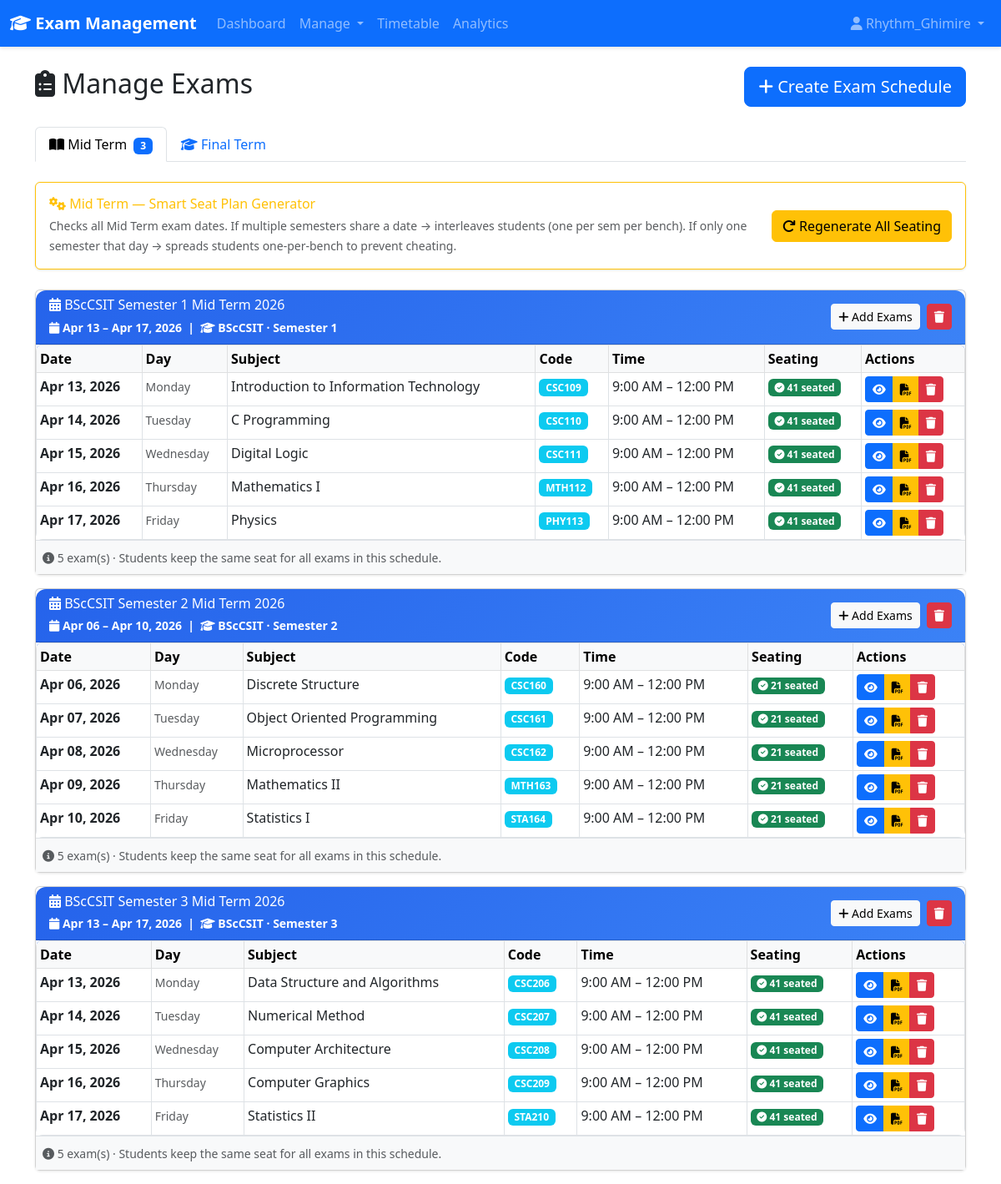
The app's page /exams/ (signed in) with its own data.
### core/models.py (models this page shows, shortened)
class ExamSchedule(models.Model):
    BRANCH_CHOICES = [
        ('BCA', 'BCA'),
        ('BScCSIT', 'BScCSIT'),
    ]
    EXAM_TYPE_CHOICES = [
        ('mid_term', 'Mid Term'),
        ('final_term', 'Final Term'),
    ]
    name = models.CharField(max_length=200)  # e.g., "BScCSIT Semester 2 Mid Term 2026"
    branch = models.CharField(max_length=20, choices=BRANCH_CHOICES)
    semester = models.IntegerField()
    exam_type = models.CharField(max_length=20, choices=EXAM_TYPE_CHOICES)
    start_date = models.DateField()
    end_date = models.DateField()
    created_at = models.DateTimeField(auto_now_add=True)
    class Meta:
        ordering = ['-created_at']

class Exam(models.Model):
    schedule = models.ForeignKey(ExamSchedule, on_delete=models.CASCADE, related_name='exams', null=True, blank=True)
    subject = models.ForeignKey(Subject, on_delete=models.CASCADE)
    date = models.DateField()
    start_time = models.TimeField()
    end_time = models.TimeField()
    class Meta:
        ordering = ['date', 'start_time']

class Subject(models.Model):
    BRANCH_CHOICES = [
        ('BCA', 'BCA'),
        ('BScCSIT', 'BScCSIT'),
    ]
    code = models.CharField(max_length=20, unique=True)
    name = models.CharField(max_length=200)
    semester = models.IntegerField()
    branch = models.CharField(max_length=20, choices=BRANCH_CHOICES, default='BScCSIT')

### core/views.py (the view)
# urls.py: path('exams/', views.manage_exams, name='manage_exams'),
@login_required
@user_passes_test(is_admin)
def manage_exams(request):
    schedules = ExamSchedule.objects.all().prefetch_related('exams__subject').order_by('branch', 'semester')
    mid_term_schedules = [s for s in schedules if s.exam_type == 'mid_term']
    final_term_schedules = [s for s in schedules if s.exam_type == 'final_term']
    def seating_generated(sched_list):
        for s in sched_list:
            first = s.exams.first()
            if first and first.seatingarrangement_set.exists():
                return True
        return False
    mid_seating_done = seating_generated(mid_term_schedules)
    final_seating_done = seating_generated(final_term_schedules)
    return render(request, 'manage_exams.html', {
        'mid_term_schedules': mid_term_schedules,
        'final_term_schedules': final_term_schedules,
        'mid_seating_done': mid_seating_done,
        'final_seating_done': final_seating_done,
    })

### core/views.py (called while the page is built)
def is_admin(user):
    return user.is_staff or user.is_superuser

### templates/manage_exams.html (shortened to what this page needs)
{% extends 'base.html' %}
{% block content %}
<div class="container mt-4">
    <div class="d-flex justify-content-between align-items-center mb-4">
        <h2><i class="fas fa-clipboard-list"></i> Manage Exams</h2>
        <a href="{% url 'create_exam_schedule' %}" class="btn btn-primary btn-lg">
            <i class="fas fa-plus"></i> Create Exam Schedule
        </a>
    </div>
    <ul class="nav nav-tabs mb-4" id="examTypeTabs">
        <li class="nav-item">
            <a class="nav-link active" id="mid-tab" data-bs-toggle="tab" href="#mid-term">
                <i class="fas fa-book-open"></i> Mid Term
                {% if mid_term_schedules %}
                    <span class="badge bg-primary ms-1">{{ mid_term_schedules|length }}</span>
                {% endif %}
            </a>
        </li>
        <li class="nav-item">
            <a class="nav-link" id="final-tab" data-bs-toggle="tab" href="#final-term">
                <i class="fas fa-graduation-cap"></i> Final Term
            </a>
        </li>
    </ul>
    <div class="tab-content">
        <div class="tab-pane fade show active" id="mid-term">
            {% if mid_term_schedules %}
                <div class="card mb-4 border-warning">
                    <div class="card-body d-flex justify-content-between align-items-center py-3">
                        <div>
                            <h6 class="mb-1 text-warning"><i class="fas fa-cogs"></i> Mid Term — Smart Seat Plan Generator</h6>
                            <small class="text-muted">
                                Checks all Mid Term exam dates. If multiple semesters share a date → interleaves students (one per sem per bench).
                                If only one semester that day → spreads students one-per-bench to prevent cheating.
                            </small>
                        </div>
                        <div class="ms-3 flex-shrink-0">
                            {% if mid_seating_done %}
                            <a href="{% url 'generate_seating_by_examtype' 'mid_term' %}"
                               class="btn btn-warning"
                               onclick="return confirm('REGENERATE ALL MID TERM SEATING\n\nThis will DELETE all existing Mid Term seating plans and regenerate them.\n\nContinue?')">
                                <i class="fas fa-redo"></i> Regenerate All Seating
                            </a>
                            {% endif %}
                        </div>
                    </div>
                </div>
                {% for schedule in mid_term_schedules %}
                <div class="card mb-3">
                    <div class="card-header {% if schedule.branch == 'BScCSIT' %}bg-primary{% else %}bg-success{% endif %} text-white">
                        <div class="d-flex justify-content-between align-items-center">
                            <div>
                                <h6 class="mb-1">
                                    <i class="fas fa-calendar-alt"></i> {{ schedule.name }}
                                </h6>
                                <small>
                                    <i class="fas fa-calendar"></i>
                                    {{ schedule.start_date|date:"M d" }} – {{ schedule.end_date|date:"M d, Y" }}
                                    &nbsp;|&nbsp;
                                    <i class="fas fa-graduation-cap"></i>
                                    {{ schedule.branch }} · Semester {{ schedule.semester }}
                                </small>
                            </div>
                            <div class="d-flex gap-2 align-items-center">
                                <a href="{% url 'add_exam_to_schedule' schedule.id %}" class="btn btn-sm btn-light">
                                    <i class="fas fa-plus"></i> Add Exams
                                </a>
                                <button class="btn btn-sm btn-danger"
                                        onclick="if(confirm('Delete entire schedule and all its exams?')) window.location.href='{% url 'delete_schedule' schedule.id %}'">
                                    <i class="fas fa-trash"></i>
                                </button>
                            </div>
                        </div>
                    </div>
                    <div class="card-body p-0">
                        {% if schedule.exams.all %}
                        <div class="table-responsive">
                            <table class="table table-hover table-bordered table-sm mb-0">
                                <thead class="table-light">
                                    <tr>
                                        <th>Date</th>
                                        <th>Day</th>
                                        <th>Subject</th>
                                        <th>Code</th>
                                        <th>Time</th>
                                        <th>Seating</th>
                                        <th>Actions</th>
                                    </tr>
                                </thead>
                                <tbody>
                                    {% for exam in schedule.exams.all %}
                                    {% with sc=exam.seatingarrangement_set.count %}
                                    <tr>
                                        <td><strong>{{ exam.date|date:"M d, Y" }}</strong></td>
                                        <td><small class="text-muted">{{ exam.date|date:"l" }}</small></td>
                                        <td>{{ exam.subject.name }}</td>
                                        <td>
                                            <span class="badge {% if schedule.branch == 'BScCSIT' %}bg-info{% else %}bg-success{% endif %}">
                                                {{ exam.subject.code }}
                                            </span>
                                        </td>
                                        <td>{{ exam.start_time|time:"g:i A" }} – {{ exam.end_time|time:"g:i A" }}</td>
                                        <td>
                                            {% if sc > 0 %}
                                                <span class="badge bg-success">
                                                    <i class="fas fa-check-circle"></i> {{ sc }} seated
                                                </span>
                                            {% else %}
                                                <span class="badge bg-secondary">Pending</span>
                                            {% endif %}
                                        </td>
                                        <td>
                                            <div class="btn-group btn-group-sm">
                                                {% if sc > 0 %}
                                                <a href="{% url 'view_seating' exam.id %}" class="btn btn-primary" title="View Seating">
                                                    <i class="fas fa-eye"></i>
                                                </a>
                                                <a href="{% url 'download_seating_pdf' exam.id %}" class="btn btn-warning" title="PDF">
                                                    <i class="fas fa-file-pdf"></i>
                                                </a>
                                                {% endif %}
                                                <a href="{% url 'delete_exam' exam.id %}" class="btn btn-danger"
                                                   onclick="return confirm('Delete this exam?')" title="Delete">
                                                    <i class="fas fa-trash"></i>
                                                </a>
                                            </div>
                                        </td>
                                    </tr>
                                    {% endwith %}
                                    {% endfor %}
                                </tbody>
                            </table>
                        </div>
                        <div class="p-2 bg-light border-top">
                            <small class="text-muted">
                                <i class="fas fa-info-circle"></i>
                                {{ schedule.exams.count }} exam(s) · Students keep the same seat for all exams in this schedule.
                            </small>
                        </div>
                        {% else %}
                        <div class="alert alert-warning m-3 mb-0">
                            No exams added yet.
                            <a href="{% url 'add_exam_to_schedule' schedule.id %}" class="alert-link">Add exams now</a>
                        </div>
                        {% endif %}
                    </div>
                </div>
                {% endfor %}
            {% endif %}
        </div>
    </div>
</div>
{% endblock %}

### templates/base.html (shortened to what this page needs)
<!DOCTYPE html>
<html lang="en">
<head>
    <link rel="stylesheet" href="/static/css/style.css">
    <link href="https://cdn.jsdelivr.net/npm/bootstrap@5.3.0/dist/css/bootstrap.min.css" rel="stylesheet">
    <link rel="stylesheet" href="https://cdnjs.cloudflare.com/ajax/libs/font-awesome/6.4.0/css/all.min.css">
</head>
<body>
    {% if user.is_authenticated %}
    <nav class="navbar navbar-expand-lg navbar-dark bg-primary">
        <div class="container-fluid">
            <a class="navbar-brand" href="{% url 'dashboard' %}">
                <i class="fas fa-graduation-cap"></i> Exam Management
            </a>
            <div class="collapse navbar-collapse" id="navbarNav">
                <ul class="navbar-nav me-auto">
                    <li class="nav-item">
                        <a class="nav-link" href="{% url 'dashboard' %}">Dashboard</a>
                    </li>
                    {% if user.is_staff %}
                    <li class="nav-item dropdown">
                        <a class="nav-link dropdown-toggle" href="#" role="button" data-bs-toggle="dropdown">
                            Manage
                        </a>
                    </li>
                    {% endif %}
                    <li class="nav-item">
                        <a class="nav-link" href="{% url 'timetable' %}">Timetable</a>
                    </li>
                    <li class="nav-item">
                        <a class="nav-link" href="{% url 'performance_analytics' %}">Analytics</a>
                    </li>
                </ul>
                <ul class="navbar-nav">
                    <li class="nav-item dropdown">
                        <a class="nav-link dropdown-toggle" href="#" role="button" data-bs-toggle="dropdown">
                            <i class="fas fa-user"></i> {{ user.username }}
                        </a>
                    </li>
                </ul>
            </div>
        </div>
    </nav>
    {% endif %}
    <div class="container-fluid">
        {% block content %}{% endblock %}
    </div>
</body>
</html>

### core/static/css/style.css (style rules this page uses)
:root { --primary-color: #2563eb; --secondary-color: #3b82f6; --accent-color: #60a5fa; --background-color: #f8fafc; --card-background: #ffffff; --text-primary: #1e293b; --text-secondary: #64748b; --border-color: #e2e8f0; --success-color: #10b981; --danger-color: #ef4444; --warning-color: #f59e0b; }
* { margin: 0; padding: 0; box-sizing: border-box; }
body { font-family: 'Segoe UI', Tahoma, Geneva, Verdana, sans-serif; background-color: var(--background-color); color: var(--text-primary); line-height: 1.6; }
.navbar { box-shadow: 0 2px 4px rgba(0, 0, 0, 0.1); }
.navbar-brand { font-weight: 600; font-size: 1.5rem; }
.card { border: none; border-radius: 12px; box-shadow: 0 1px 3px rgba(0, 0, 0, 0.1); margin-bottom: 20px; background: var(--card-background); }
.card-header { background: linear-gradient(135deg, var(--primary-color), var(--secondary-color)); color: white; border-radius: 12px 12px 0 0 !important; padding: 1.2rem; font-weight: 600; }
.btn-primary { background: var(--primary-color); border: none; border-radius: 8px; padding: 0.6rem 1.5rem; font-weight: 500; transition: all 0.3s ease; }
.btn-danger { background: var(--danger-color); border: none; border-radius: 8px; }
.btn-warning { background: var(--warning-color); border: none; border-radius: 8px; }
.table { background: white; border-radius: 8px; overflow: hidden; }
.table thead { background: var(--primary-color); color: white; }
.badge { padding: 0.5rem 1rem; border-radius: 6px; font-weight: 500; }

### records on screen
ExamSchedule: name "BScCSIT Semester 1 Mid Term 2026", start_date "Apr 13", end_date "Apr 17, 2026", branch "BScCSIT", semester "1", exams.count "5"
Exam: date "Apr 13, 2026", date "Monday", subject.name "Introduction to Information Technology", subject.code "CSC109", start_time "9:00 AM", end_time "12:00 PM", seatingarrangement_set.count "41"
Exam: date "Apr 14, 2026", date "Tuesday", subject.name "C Programming", subject.code "CSC110", start_time "9:00 AM", end_time "12:00 PM", seatingarrangement_set.count "41"
Exam: date "Apr 15, 2026", date "Wednesday", subject.name "Digital Logic", subject.code "CSC111", start_time "9:00 AM", end_time "12:00 PM", seatingarrangement_set.count "41"
Exam: date "Apr 16, 2026", date "Thursday", subject.name "Mathematics I", subject.code "MTH112", start_time "9:00 AM", end_time "12:00 PM", seatingarrangement_set.count "41"
Exam: date "Apr 17, 2026", date "Friday", subject.name "Physics", subject.code "PHY113", start_time "9:00 AM", end_time "12:00 PM", seatingarrangement_set.count "41"
ExamSchedule: name "BScCSIT Semester 2 Mid Term 2026", start_date "Apr 06", end_date "Apr 10, 2026", branch "BScCSIT", semester "2", exams.count "5"
Exam: date "Apr 06, 2026", date "Monday", subject.name "Discrete Structure", subject.code "CSC160", start_time "9:00 AM", end_time "12:00 PM", seatingarrangement_set.count "21"
Exam: date "Apr 07, 2026", date "Tuesday", subject.name "Object Oriented Programming", subject.code "CSC161", start_time "9:00 AM", end_time "12:00 PM", seatingarrangement_set.count "21"
Exam: date "Apr 08, 2026", date "Wednesday", subject.name "Microprocessor", subject.code "CSC162", start_time "9:00 AM", end_time "12:00 PM", seatingarrangement_set.count "21"
Exam: date "Apr 09, 2026", date "Thursday", subject.name "Mathematics II", subject.code "MTH163", start_time "9:00 AM", end_time "12:00 PM", seatingarrangement_set.count "21"
Exam: date "Apr 10, 2026", date "Friday", subject.name "Statistics I", subject.code "STA164", start_time "9:00 AM", end_time "12:00 PM", seatingarrangement_set.count "21"
ExamSchedule: name "BScCSIT Semester 3 Mid Term 2026", start_date "Apr 13", end_date "Apr 17, 2026", branch "BScCSIT", semester "3", exams.count "5"
Exam: date "Apr 13, 2026", date "Monday", subject.name "Data Structure and Algorithms", subject.code "CSC206", start_time "9:00 AM", end_time "12:00 PM", seatingarrangement_set.count "41"
Exam: date "Apr 14, 2026", date "Tuesday", subject.name "Numerical Method", subject.code "CSC207", start_time "9:00 AM", end_time "12:00 PM", seatingarrangement_set.count "41"
Exam: date "Apr 15, 2026", date "Wednesday", subject.name "Computer Architecture", subject.code "CSC208", start_time "9:00 AM", end_time "12:00 PM", seatingarrangement_set.count "41"
Exam: date "Apr 16, 2026", date "Thursday", subject.name "Computer Graphics", subject.code "CSC209", start_time "9:00 AM", end_time "12:00 PM", seatingarrangement_set.count "41"
Exam: date "Apr 17, 2026", date "Friday", subject.name "Statistics II", subject.code "STA210", start_time "9:00 AM", end_time "12:00 PM", seatingarrangement_set.count "41"

### other values on screen
{{ user.username }} "Rhythm_Ghimire"
{{ mid_term_schedules|length }} "3"
